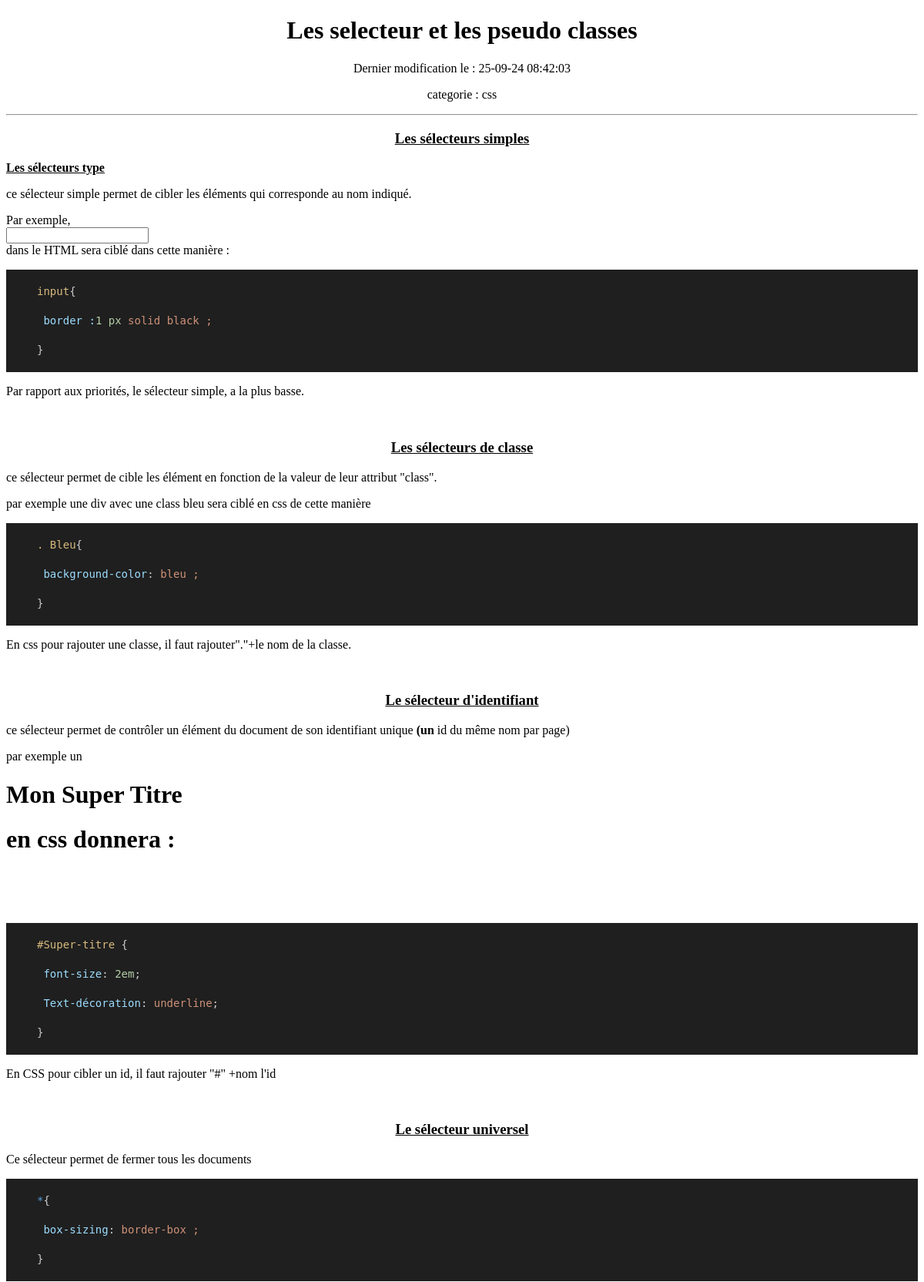
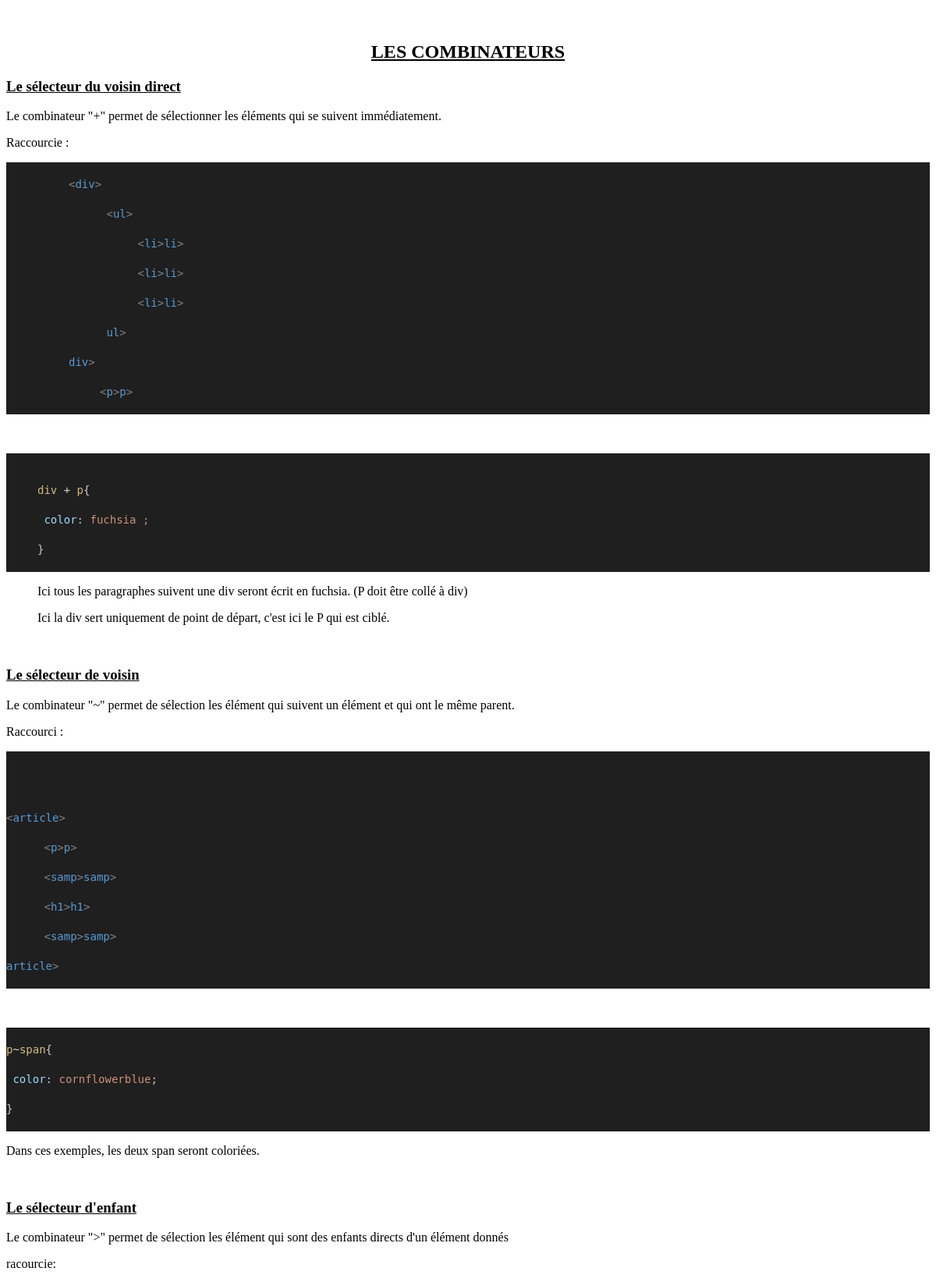
The app's page /lesson_read.php?id=13 (upper part) with its own data (2 pictures, top to bottom).
### tables this page shows
CREATE TABLE "lesson" (
	"lesson_id"	INTEGER,
	"lesson_name"	TEXT,
	"lesson_category"	TEXT,
	"lesson_content"	TEXT,
	"lesson_modify_at"	TEXT,
	PRIMARY KEY("lesson_id" AUTOINCREMENT)
);

### lesson_read.php (the view, shortened to what this page needs)
<!DOCTYPE html>
<html lang="fr">
<head>
     <link rel="stylesheet" href="css/style.css">
    <?php
$pdo = new PDO('sqlite:'.dirname(__FILE__).'/data.sqlite');
$pdo->setAttribute(PDO::ATTR_DEFAULT_FETCH_MODE, PDO::FETCH_ASSOC);
if(isset($_GET['id'])){
        $id = $_GET['id'];
        $sql = "SELECT * FROM  lesson WHERE lesson_id=?";
        $stmt = $pdo->prepare($sql);
        $stmt ->execute([$id]);
        $lesson = $stmt->fetch();
}
?>
<body>
</head>
    <h1 class="center"><?= $lesson['lesson_name'] ?></h1>
    <p class="center"><?= 'Dernier modification le : ' . $lesson['lesson_modify_at'] ?></p>
    <p class="center"><?= 'categorie : ' . $lesson['lesson_category'] ?></p>
    <hr>
    <main><?= $lesson['lesson_content'] ?></main>
</body>
</html>

### css/style.css (style rules this page uses)
.center { text-align: center; }
label,input, select { display: block; }

### records on screen
lesson: lesson_name "Les selecteur et les pseudo classes", lesson_modify_at "25-09-24 08:42:03", lesson_category "css"
